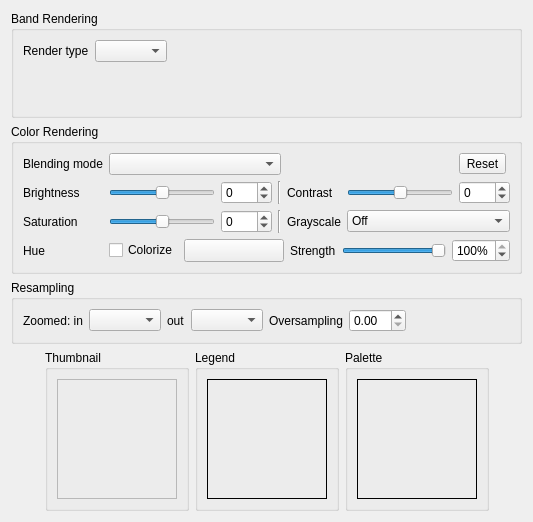
             <widget class="QWidget" name="scrollAreaWidgetContents">
              <property name="geometry">
               <rect>
                <x>0</x>
                <y>0</y>
                <width>533</width>
                <height>522</height>
               </rect>
              </property>
              <layout class="QVBoxLayout" name="verticalLayout_10">
               <item>
                <widget class="QgsCollapsibleGroupBox" name="mBandRenderingGrpBx">
                 <property name="sizePolicy">
                  <sizepolicy hsizetype="Preferred" vsizetype="Preferred">
                   <horstretch>0</horstretch>
                   <verstretch>5</verstretch>
                  </sizepolicy>
                 </property>
                 <property name="title">
                  <string>Band Rendering</string>
                 </property>
                 <property name="syncGroup" stdset="0">
                  <string notr="true">rasterstyle</string>
                 </property>
                 <layout class="QGridLayout" name="gridLayout_14">
                  <item row="0" column="0">
                   <layout class="QHBoxLayout" name="horizontalLayout_2">
                    <property name="rightMargin">
                     <number>0</number>
                    </property>
                    <item>
                     <widget class="QLabel" name="mRenderTypeLabel">
                      <property name="text">
                       <string>Render type</string>
                      </property>
                     </widget>
                    </item>
                    <item>
                     <widget class="QComboBox" name="mRenderTypeComboBox"/>
                    </item>
                    <item>
                     <spacer name="horizontalSpacer_2">
                      <property name="orientation">
                       <enum>Qt::Horizontal</enum>
                      </property>
                      <property name="sizeHint" stdset="0">
                       <size>
                        <width>0</width>
                        <height>10</height>
                       </size>
                      </property>
                     </spacer>
                    </item>
                   </layout>
                  </item>
                  <item row="1" column="0">
                   <widget class="QStackedWidget" name="mRendererStackedWidget"/>
                  </item>
                 </layout>
                </widget>
               </item>
               <item>
                <widget class="QgsCollapsibleGroupBox" name="mColorRenderingGrpBox">
                 <property name="title">
                  <string>Color Rendering</string>
                 </property>
                 <property name="collapsed" stdset="0">
                  <bool>false</bool>
                 </property>
                 <property name="syncGroup" stdset="0">
                  <string notr="true">rasterstyle</string>
                 </property>
                 <property name="saveCollapsedState" stdset="0">
                  <bool>true</bool>
                 </property>
                 <layout class="QGridLayout" name="gridLayout_2">
                  <item row="2" column="0">
                   <widget class="QLabel" name="labelSaturation">
                    <property name="text">
                     <string>Saturation</string>
                    </property>
                   </widget>
                  </item>
                  <item row="3" column="0">
                   <widget class="QLabel" name="label_3">
                    <property name="text">
                     <string>Hue</string>
                    </property>
                   </widget>
                  </item>
                  <item row="2" column="1">
                   <widget class="QSlider" name="sliderSaturation">
                    <property name="sizePolicy">
                     <sizepolicy hsizetype="Expanding" vsizetype="Fixed">
                      <horstretch>0</horstretch>
                      <verstretch>0</verstretch>
                     </sizepolicy>
                    </property>
                    <property name="minimumSize">
                     <size>
                      <width>75</width>
                      <height>0</height>
                     </size>
                    </property>
                    <property name="minimum">
                     <number>-100</number>
                    </property>
                    <property name="maximum">
                     <number>100</number>
                    </property>
                    <property name="orientation">
                     <enum>Qt::Horizontal</enum>
                    </property>
                   </widget>
                  </item>
                  <item row="0" column="0">
                   <widget class="QLabel" name="mBlendTypeLabel">
                    <property name="text">
                     <string>Blending mode</string>
                    </property>
                   </widget>
                  </item>
                  <item row="1" column="0">
                   <widget class="QLabel" name="label_2">
                    <property name="text">
                     <string>Brightness</string>
                    </property>
                   </widget>
                  </item>
                  <item row="1" column="1">
                   <widget class="QSlider" name="mSliderBrightness">
                    <property name="minimumSize">
                     <size>
                      <width>75</width>
                      <height>0</height>
                     </size>
                    </property>
                    <property name="minimum">
                     <number>-255</number>
                    </property>
                    <property name="maximum">
                     <number>255</number>
                    </property>
                    <property name="orientation">
                     <enum>Qt::Horizontal</enum>
                    </property>
                    <property name="tickPosition">
                     <enum>QSlider::NoTicks</enum>
                    </property>
                    <property name="tickInterval">
                     <number>0</number>
                    </property>
                   </widget>
                  </item>
                  <item row="1" column="2">
                   <widget class="QSpinBox" name="mBrightnessSpinBox">
                    <property name="minimum">
                     <number>-255</number>
                    </property>
                    <property name="maximum">
                     <number>255</number>
                    </property>
                   </widget>
                  </item>
                  <item row="1" column="5">
                   <widget class="QSlider" name="mSliderContrast">
                    <property name="minimumSize">
                     <size>
                      <width>75</width>
                      <height>0</height>
                     </size>
                    </property>
                    <property name="minimum">
                     <number>-100</number>
                    </property>
                    <property name="maximum">
                     <number>100</number>
                    </property>
                    <property name="singleStep">
                     <number>1</number>
                    </property>
                    <property name="orientation">
                     <enum>Qt::Horizontal</enum>
                    </property>
                   </widget>
                  </item>
                  <item row="1" column="4">
                   <widget class="QLabel" name="label_5">
                    <property name="text">
                     <string>Contrast</string>
                    </property>
                   </widget>
                  </item>
                  <item row="1" column="6">
                   <widget class="QSpinBox" name="mContrastSpinBox">
                    <property name="minimum">
                     <number>-100</number>
                    </property>
                    <property name="maximum">
                     <number>100</number>
                    </property>
                   </widget>
                  </item>
                  <item row="2" column="3">
                   <widget class="Line" name="line_2">
                    <property name="orientation">
                     <enum>Qt::Vertical</enum>
                    </property>
                   </widget>
                  </item>
                  <item row="1" column="3">
                   <widget class="Line" name="line">
                    <property name="orientation">
                     <enum>Qt::Vertical</enum>
                    </property>
                   </widget>
                  </item>
                  <item row="2" column="4">
                   <widget class="QLabel" name="labelGrayscale">
                    <property name="text">
                     <string>Grayscale</string>
                    </property>
                   </widget>
                  </item>
                  <item row="2" column="2">
                   <widget class="QSpinBox" name="spinBoxSaturation">
                    <property name="minimum">
                     <number>-100</number>
                    </property>
                    <property name="maximum">
                     <number>100</number>
                    </property>
                    <property name="value">
                     <number>0</number>
                    </property>
                    <property name="decimals" stdset="0">
                     <number>0</number>
                    </property>
                   </widget>
                  </item>
                  <item row="3" column="1" colspan="6">
                   <layout class="QHBoxLayout" name="horizontalLayout_12">
                    <item>
                     <widget class="QCheckBox" name="mColorizeCheck">
                      <property name="text">
                       <string>Colorize</string>
                      </property>
                     </widget>
                    </item>
                    <item>
                     <widget class="QgsColorButton" name="btnColorizeColor">
                      <property name="minimumSize">
                       <size>
                        <width>100</width>
                        <height>0</height>
                       </size>
                      </property>
                      <property name="maximumSize">
                       <size>
                        <width>100</width>
                        <height>16777215</height>
                       </size>
                      </property>
                      <property name="text">
                       <string/>
                      </property>
                     </widget>
                    </item>
                    <item>
                     <widget class="QLabel" name="labelColorizeStrength">
                      <property name="text">
                       <string>Strength</string>
                      </property>
                     </widget>
                    </item>
                    <item>
                     <widget class="QSlider" name="sliderColorizeStrength">
                      <property name="maximum">
                       <number>100</number>
                      </property>
                      <property name="value">
                       <number>100</number>
                      </property>
                      <property name="orientation">
                       <enum>Qt::Horizontal</enum>
                      </property>
                     </widget>
                    </item>
                    <item>
                     <widget class="QSpinBox" name="spinColorizeStrength">
                      <property name="suffix">
                       <string>%</string>
                      </property>
                      <property name="minimum">
                       <number>0</number>
                      </property>
                      <property name="maximum">
                       <number>100</number>
                      </property>
                      <property name="value">
                       <number>100</number>
                      </property>
                     </widget>
                    </item>
                   </layout>
                  </item>
                  <item row="0" column="1" colspan="3">
                   <widget class="QgsBlendModeComboBox" name="mBlendModeComboBox">
                    <property name="minimumSize">
                     <size>
                      <width>0</width>
                      <height>0</height>
                     </size>
                    </property>
                   </widget>
                  </item>
                  <item row="0" column="6">
                   <widget class="QToolButton" name="mResetColorRenderingBtn">
                    <property name="toolTip">
                     <string>Reset all color rendering options to default</string>
                    </property>
                    <property name="text">
                     <string>Reset</string>
                    </property>
                    <property name="icon">
                     <iconset resource="../../images/images.qrc">
                      <normaloff>:/images/themes/default/mActionUndo.svg</normaloff>:/images/themes/default/mActionUndo.svg</iconset>
                    </property>
                    <property name="toolButtonStyle">
                     <enum>Qt::ToolButtonTextBesideIcon</enum>
                    </property>
                   </widget>
                  </item>
                  <item row="2" column="5" colspan="2">
                   <widget class="QComboBox" name="comboGrayscale">
                    <item>
                     <property name="text">
                      <string>Off</string>
                     </property>
                    </item>
                    <item>
                     <property name="text">
                      <string>By lightness</string>
                     </property>
                    </item>
                    <item>
                     <property name="text">
                      <string>By luminosity</string>
                     </property>
                    </item>
                    <item>
                     <property name="text">
                      <string>By average</string>
                     </property>
                    </item>
                   </widget>
                  </item>
                 </layout>
                </widget>
               </item>
               <item>
                <widget class="QgsCollapsibleGroupBox" name="mResamplingGroupBox">
                 <property name="title">
                  <string>Resampling</string>
                 </property>
                 <property name="checkable">
                  <bool>false</bool>
                 </property>
                 <property name="collapsed" stdset="0">
                  <bool>false</bool>
                 </property>
                 <property name="syncGroup" stdset="0">
                  <string notr="true">rasterstyle</string>
                 </property>
                 <property name="saveCollapsedState" stdset="0">
                  <bool>true</bool>
                 </property>
                 <layout class="QHBoxLayout" name="horizontalLayout">
                  <item>
                   <widget class="QLabel" name="mZoomedInResamplingLabel">
                    <property name="text">
                     <string>Zoomed: in</string>
                    </property>
                   </widget>
                  </item>
                  <item>
                   <widget class="QComboBox" name="mZoomedInResamplingComboBox"/>
                  </item>
                  <item>
                   <widget class="QLabel" name="mZoomedOutResamplingLabel">
                    <property name="text">
                     <string>out</string>
                    </property>
                   </widget>
                  </item>
                  <item>
                   <widget class="QComboBox" name="mZoomedOutResamplingComboBox"/>
                  </item>
                  <item>
                   <widget class="QLabel" name="mMaximumOversamplingLabel">
                    <property name="text">
                     <string>Oversampling</string>
                    </property>
                   </widget>
                  </item>
                  <item>
                   <widget class="QDoubleSpinBox" name="mMaximumOversamplingSpinBox"/>
                  </item>
                  <item>
                   <spacer name="horizontalSpacer">
                    <property name="orientation">
                     <enum>Qt::Horizontal</enum>
                    </property>
                    <property name="sizeHint" stdset="0">
                     <size>
                      <width>0</width>
                      <height>20</height>
                     </size>
                    </property>
                   </spacer>
                  </item>
                 </layout>
                </widget>
               </item>
               <item>
                <layout class="QHBoxLayout" name="horizontalLayout_10">
                 <item>
                  <spacer name="spacer_2">
                   <property name="orientation">
                    <enum>Qt::Horizontal</enum>
                   </property>
                   <property name="sizeHint" stdset="0">
                    <size>
                     <width>0</width>
                     <height>20</height>
                    </size>
                   </property>
                  </spacer>
                 </item>
                 <item>
                  <widget class="QGroupBox" name="groupBox10">
                   <property name="title">
                    <string>Thumbnail</string>
                   </property>
                   <layout class="QGridLayout" name="_7">
                    <item row="0" column="0">
                     <widget class="QLabel" name="pixmapThumbnail">
                      <property name="minimumSize">
                       <size>
                        <width>120</width>
                        <height>120</height>
                       </size>
                      </property>
                      <property name="maximumSize">
                       <size>
                        <width>120</width>
                        <height>120</height>
                       </size>
                      </property>
                      <property name="frameShape">
                       <enum>QFrame::StyledPanel</enum>
                      </property>
                      <property name="scaledContents">
                       <bool>true</bool>
                      </property>
                     </widget>
                    </item>
                   </layout>
                  </widget>
                 </item>
                 <item>
                  <widget class="QGroupBox" name="groupBox9">
                   <property name="title">
                    <string>Legend</string>
                   </property>
                   <layout class="QGridLayout" name="_8">
                    <item row="0" column="0">
                     <widget class="QLabel" name="pixmapLegend">
                      <property name="minimumSize">
                       <size>
                        <width>120</width>
                        <height>120</height>
                       </size>
                      </property>
                      <property name="maximumSize">
                       <size>
                        <width>120</width>
                        <height>120</height>
                       </size>
                      </property>
                      <property name="frameShape">
                       <enum>QFrame::Box</enum>
                      </property>
                      <property name="scaledContents">
                       <bool>true</bool>
                      </property>
                     </widget>
                    </item>
                   </layout>
                  </widget>
                 </item>
                 <item>
                  <widget class="QGroupBox" name="groupBox8">
                   <property name="title">
                    <string>Palette</string>
                   </property>
                   <layout class="QGridLayout" name="_9">
                    <item row="0" column="0">
                     <widget class="QLabel" name="pixmapPalette">
                      <property name="minimumSize">
                       <size>
                        <width>120</width>
                        <height>120</height>
                       </size>
                      </property>
                      <property name="maximumSize">
                       <size>
                        <width>120</width>
                        <height>120</height>
                       </size>
                      </property>
                      <property name="frameShape">
                       <enum>QFrame::Box</enum>
                      </property>
                      <property name="scaledContents">
                       <bool>true</bool>
                      </property>
                     </widget>
                    </item>
                   </layout>
                  </widget>
                 </item>
                 <item>
                  <spacer name="spacer">
                   <property name="orientation">
                    <enum>Qt::Horizontal</enum>
                   </property>
                   <property name="sizeHint" stdset="0">
                    <size>
                     <width>0</width>
                     <height>20</height>
                    </size>
                   </property>
                  </spacer>
                 </item>
                </layout>
               </item>
               <item>
                <spacer name="verticalSpacer">
                 <property name="orientation">
                  <enum>Qt::Vertical</enum>
                 </property>
                 <property name="sizeHint" stdset="0">
                  <size>
                   <width>20</width>
                   <height>0</height>
                  </size>
                 </property>
                </spacer>
               </item>
              </layout>
             </widget>
